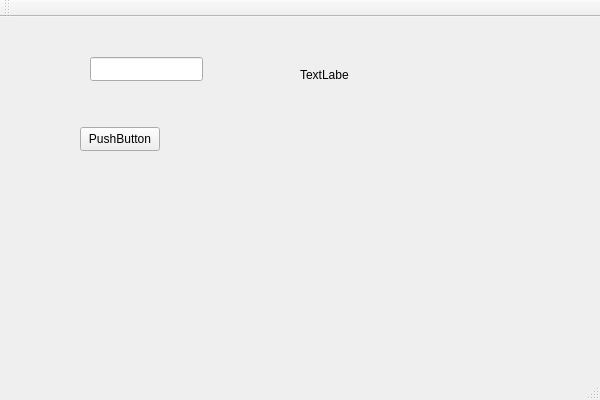
<?xml version="1.0" encoding="UTF-8"?>
<ui version="4.0">
 <class>interfaceClass</class>
 <widget class="QMainWindow" name="interfaceClass">
  <property name="geometry">
   <rect>
    <x>0</x>
    <y>0</y>
    <width>600</width>
    <height>400</height>
   </rect>
  </property>
  <property name="windowTitle">
   <string>interface</string>
  </property>
  <widget class="QWidget" name="centralWidget">
   <widget class="QLineEdit" name="cardNumberInput_2">
    <property name="geometry">
     <rect>
      <x>90</x>
      <y>40</y>
      <width>113</width>
      <height>24</height>
     </rect>
    </property>
   </widget>
   <widget class="QPushButton" name="LoginButton">
    <property name="geometry">
     <rect>
      <x>80</x>
      <y>110</y>
      <width>80</width>
      <height>24</height>
     </rect>
    </property>
    <property name="text">
     <string>PushButton</string>
    </property>
   </widget>
   <widget class="QLabel" name="statuLabel">
    <property name="geometry">
     <rect>
      <x>300</x>
      <y>50</y>
      <width>49</width>
      <height>16</height>
     </rect>
    </property>
    <property name="text">
     <string>TextLabel</string>
    </property>
   </widget>
  </widget>
  <widget class="QMenuBar" name="menuBar">
   <property name="geometry">
    <rect>
     <x>0</x>
     <y>0</y>
     <width>600</width>
     <height>21</height>
    </rect>
   </property>
  </widget>
  <widget class="QToolBar" name="mainToolBar">
   <attribute name="toolBarArea">
    <enum>TopToolBarArea</enum>
   </attribute>
   <attribute name="toolBarBreak">
    <bool>false</bool>
   </attribute>
  </widget>
  <widget class="QStatusBar" name="statusBar"/>
 </widget>
 <layoutdefault spacing="6" margin="11"/>
 <resources>
  <include location="interface.qrc"/>
 </resources>
 <connections/>
</ui>
